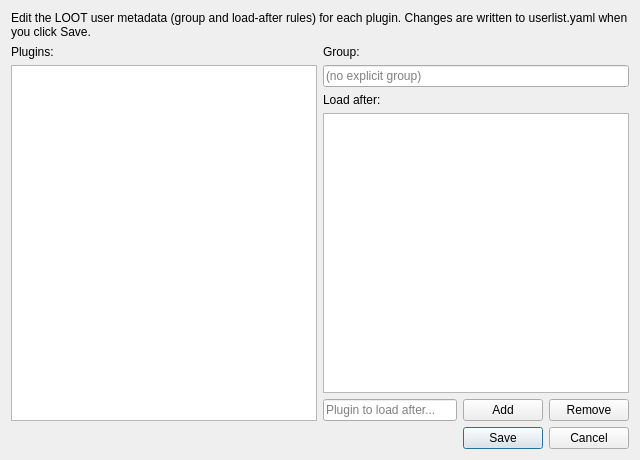
<?xml version="1.0" encoding="UTF-8"?>
<ui version="4.0">
 <class>LootUserlistDialog</class>
 <widget class="QDialog" name="LootUserlistDialog">
  <property name="geometry">
   <rect>
    <x>0</x>
    <y>0</y>
    <width>640</width>
    <height>460</height>
   </rect>
  </property>
  <property name="windowTitle">
   <string>Edit LOOT User Metadata</string>
  </property>
  <layout class="QVBoxLayout" name="verticalLayout">
   <item>
    <widget class="QLabel" name="info_label">
     <property name="text">
      <string>Edit the LOOT user metadata (group and load-after rules) for each plugin. Changes are written to userlist.yaml when you click Save.</string>
     </property>
     <property name="wordWrap">
      <bool>true</bool>
     </property>
    </widget>
   </item>
   <item>
    <layout class="QHBoxLayout" name="contentLayout">
     <item>
      <layout class="QVBoxLayout" name="pluginLayout">
       <item>
        <widget class="QLabel" name="plugin_label">
         <property name="text">
          <string>Plugins:</string>
         </property>
        </widget>
       </item>
       <item>
        <widget class="QListWidget" name="plugin_list"/>
       </item>
      </layout>
     </item>
     <item>
      <layout class="QVBoxLayout" name="editLayout">
       <item>
        <widget class="QLabel" name="group_label">
         <property name="text">
          <string>Group:</string>
         </property>
        </widget>
       </item>
       <item>
        <widget class="QLineEdit" name="group_field">
         <property name="placeholderText">
          <string>(no explicit group)</string>
         </property>
        </widget>
       </item>
       <item>
        <widget class="QLabel" name="after_label">
         <property name="text">
          <string>Load after:</string>
         </property>
        </widget>
       </item>
       <item>
        <widget class="QListWidget" name="after_list"/>
       </item>
       <item>
        <layout class="QHBoxLayout" name="afterButtonLayout">
         <item>
          <widget class="QLineEdit" name="after_field">
           <property name="placeholderText">
            <string>Plugin to load after...</string>
           </property>
          </widget>
         </item>
         <item>
          <widget class="QPushButton" name="add_after_button">
           <property name="text">
            <string>Add</string>
           </property>
          </widget>
         </item>
         <item>
          <widget class="QPushButton" name="remove_after_button">
           <property name="text">
            <string>Remove</string>
           </property>
          </widget>
         </item>
        </layout>
       </item>
      </layout>
     </item>
    </layout>
   </item>
   <item>
    <widget class="QDialogButtonBox" name="buttonBox">
     <property name="orientation">
      <enum>Qt::Horizontal</enum>
     </property>
     <property name="standardButtons">
      <set>QDialogButtonBox::Cancel|QDialogButtonBox::Save</set>
     </property>
    </widget>
   </item>
  </layout>
 </widget>
 <resources/>
 <connections>
  <connection>
   <sender>buttonBox</sender>
   <signal>accepted()</signal>
   <receiver>LootUserlistDialog</receiver>
   <slot>accept()</slot>
   <hints>
    <hint type="sourcelabel">
     <x>248</x>
     <y>254</y>
    </hint>
    <hint type="destinationlabel">
     <x>157</x>
     <y>274</y>
    </hint>
   </hints>
  </connection>
  <connection>
   <sender>buttonBox</sender>
   <signal>rejected()</signal>
   <receiver>LootUserlistDialog</receiver>
   <slot>reject()</slot>
   <hints>
    <hint type="sourcelabel">
     <x>316</x>
     <y>260</y>
    </hint>
    <hint type="destinationlabel">
     <x>286</x>
     <y>274</y>
    </hint>
   </hints>
  </connection>
 </connections>
</ui>
